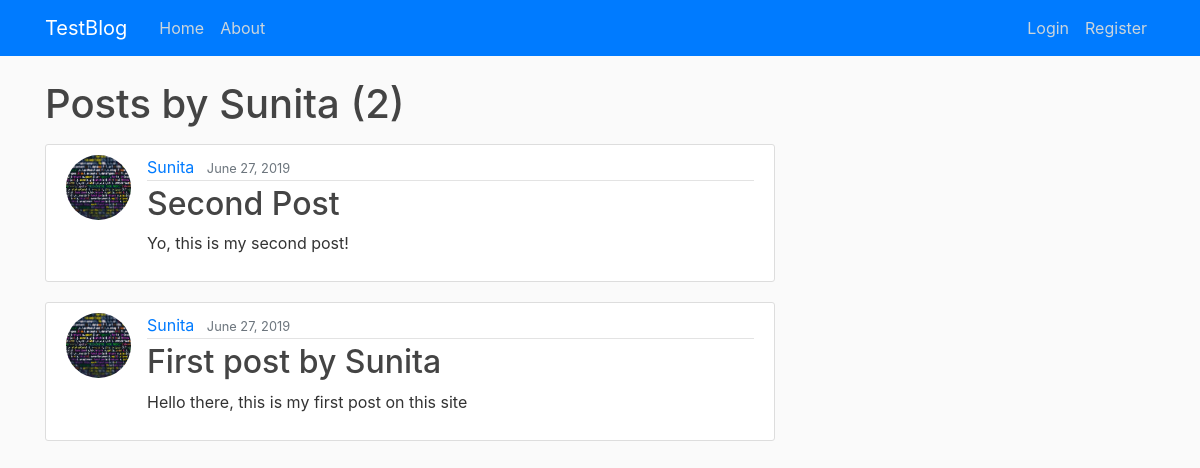
Page /user/Sunita on the committed database.
### blogapp/models.py (models this page shows, shortened)
class Post(models.Model):
    title = models.CharField(max_length=100)
    content = models.TextField()
    date_posted = models.DateTimeField(default=timezone.now)
    author = models.ForeignKey(User, on_delete=models.CASCADE)

### users/models.py (models this page shows, shortened)
class Profile(models.Model):
    user = models.OneToOneField(User, on_delete=models.CASCADE)
    image = models.ImageField(default='default.jpg', upload_to='profile_pics')

### blogapp/views.py (the view)
# urls.py: path('user/<str:username>', UserPostListView.as_view(), name='user-posts'),
class UserPostListView(ListView):
    model = Post
    template_name = 'blogapp/user_posts.html'
    context_object_name = 'posts'
    paginate_by = 5
    def get_queryset(self):
        user = get_object_or_404(User, username=self.kwargs.get('username'))
        return Post.objects.filter(author=user).order_by('-date_posted')

### blogapp/templates/blogapp/user_posts.html (shortened to what this page needs)
{% extends "blogapp/base.html" %}
{% block content %}
    <h1 class="mb-3">Posts by {{ view.kwargs.username }} ({{ page_obj.paginator.count }})</h1>
    {% for post in posts %}
        <article class="media content-section">
          <img class="rounded-circle article-img" src="{{ post.author.profile.image.url }}">
          <div class="media-body">
            <div class="article-metadata">
              <a class="mr-2" href="{% url 'user-posts' post.author.username %}">{{ post.author }}</a>
              <small class="text-muted">{{ post.date_posted|date:"F d, Y" }}</small>
            </div>
            <h2><a class="article-title" href="{% url 'post-detail' post.id %}">{{ post.title }}</a></h2>
            <p class="article-content">{{ post.content }}</p>
          </div>
        </article>
    {% endfor %}
{% endblock content %}

### blogapp/templates/blogapp/base.html (shortened to what this page needs)
{% load static %}
<!DOCTYPE html>
<html>
<head>
    <link rel="stylesheet" href="https://maxcdn.bootstrapcdn.com/bootstrap/4.0.0/css/bootstrap.min.css">
    <link rel="stylesheet" type="text/css" href="{% static 'blogapp/main.css' %}">
</head>
<body>
    <header class="site-header">
      <nav class="navbar navbar-expand-md navbar-dark bg-primary fixed-top">
        <div class="container">
          <a class="navbar-brand mr-4" href="{% url 'blog-home' %}">TestBlog</a>
          <div class="collapse navbar-collapse" id="navbarToggle">
            <div class="navbar-nav mr-auto">
              <a class="nav-item nav-link" href="{% url 'blog-home' %}">Home</a>
              <a class="nav-item nav-link" href="{% url 'blog-about' %}">About</a>
            </div>
            <div class="navbar-nav">
              {% if user.is_authenticated %}
               <a class="nav-item nav-link" href="{% url 'post-create'%}">New Post</a>
                <a class="nav-item nav-link" href="{% url 'profile'%}">Profile</a>
                <a class="nav-item nav-link" href="{% url 'logout'%}">Logout</a>
              {% else %}
                <a class="nav-item nav-link" href="{% url 'login'%}">Login</a>
                <a class="nav-item nav-link" href="{% url 'register'%}">Register</a>
              {% endif %}
            </div>
          </div>
        </div>
      </nav>
    </header>
    <main role="main" class="container">
      <div class="row">
        <div class="col-md-8">
          {% block content %}{% endblock %}
        </div>
      </div>
    </main>
</body>
</html>

### blogapp/static/blogapp/main.css (style rules this page uses)
body { background: #fafafa; color: #333333; margin-top: 5rem; }
h1, h2, h3, h4, h5, h6 { color: #444444; }
.site-header .navbar-nav .nav-link { color: #cbd5db; }
.content-section { background: #ffffff; padding: 10px 20px; border: 1px solid #dddddd; border-radius: 3px; margin-bottom: 20px; }
.article-title { color: #444444; }
.article-content { white-space: pre-line; }
.article-img { height: 65px; width: 65px; margin-right: 16px; }
.article-metadata { padding-bottom: 1px; margin-bottom: 4px; border-bottom: 1px solid #e3e3e3 }

### rows in the picture
Post: author.profile.image (picture), author "Sunita", date_posted "June 27, 2019", title "Second Post", content "Yo, this is my second post!"
Post: author.profile.image (picture), author "Sunita", date_posted "June 27, 2019", title "First post by Sunita", content "Hello there, this is my first post on this site"

### other values in the picture
{{ view.kwargs.username }} "Sunita"
{{ page_obj.paginator.count }} "2"
